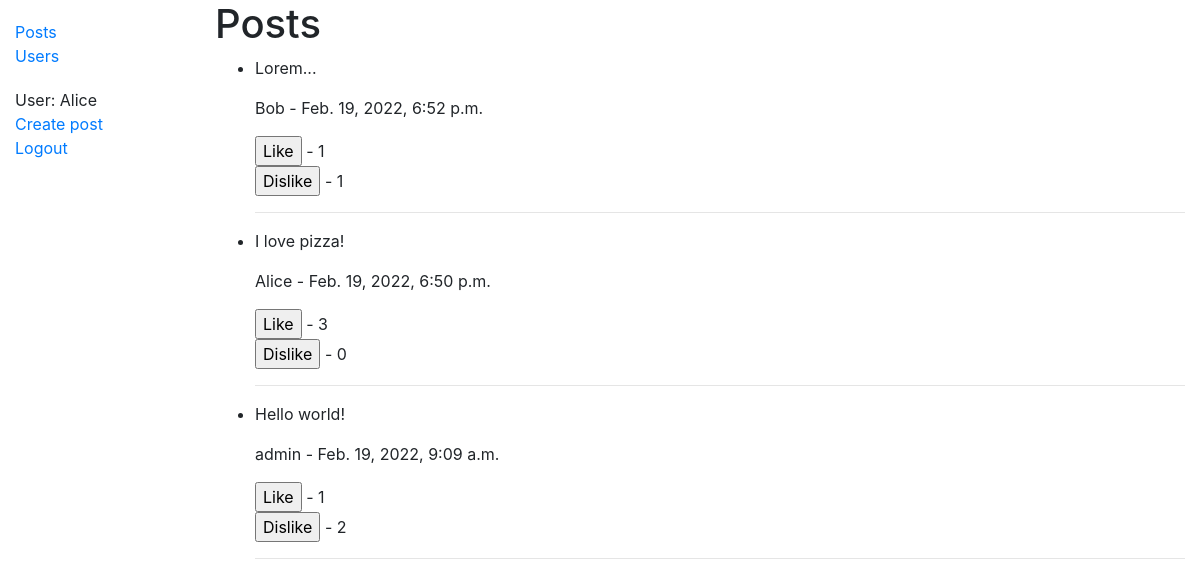
Screenshot of / (signed in) with the database file from the repository.
### posts/models.py (models this page shows, shortened)
class Post(models.Model):
    creator = models.ForeignKey(
        User,
        default=1,
        null=True,
        on_delete=models.SET_NULL
    )
    content = models.TextField(max_length=10000, help_text='Write new post')
    created = models.DateTimeField(auto_now_add=True)
    likes = models.ManyToManyField(
        User,
        through='LikeDate',
        blank=True,
        related_name='likes'
    )
    dislikes = models.ManyToManyField(User, blank=True,related_name='dislikes')
    class Meta:
        ordering = ['-created']

### posts/views.py (the view)
# urls.py: path('', views.PostListView.as_view(), name='index'),
class PostListView(generic.ListView):
    model = Post
    paginate_by = 10

### posts/templates/posts/post_list.html (shortened to what this page needs)
{% extends "base.html" %}
{% block content %}
    <h1>Posts</h1>
    {% if post_list %}
    <ul>
        {% for post in post_list %}
            <li>
                <p>{{ post.content }}</p>
                <p>{{ post.creator }} - {{ post.created }}</p>
                {% if user.is_authenticated %}
                    <form method="post" action="{% url 'like' post.pk %}">
                        <input type="submit" value="Like"> - {{ post.likes.all.count }}
                    </form>
                    <form method="POST" action="{% url 'dislike' post.pk %}">
                        <input type="submit" value="Dislike"> - {{ post.dislikes.all.count }}
                    </form>
                {% else %}
                    <p>Likes - {{ post.likes.all.count }}</p>
                    <p>Dislikes - {{ post.dislikes.all.count }}</p>
                {% endif %}
            </li>
            <hr>
        {% endfor %}
    </ul>
    {% else %}
        <p>There are no posts.</p>
    {% endif %}
{% endblock %}

### posts/templates/base.html (shortened to what this page needs)
<!DOCTYPE html>
<html lang="en">
    <head>
        <link rel="stylesheet" href="https://cdn.jsdelivr.net/npm/bootstrap@4.5.3/dist/css/bootstrap.min.css">
        {% load static %}
        <link rel="stylesheet" href="{% static 'css/styles.css' %}">
    </head>
    <body>
        <div class="container-fluid">
            <div class="row">
                <div class="col-sm-2">
                    {% block sidebar %}
                    <ul class="sidebar-nav">
                        <li><a href="{% url 'index' %}">Posts</a></li>
                        <li><a href="{% url 'user_list' %}">Users</a></li>
                    </ul>
                    <ul class="sidebar-nav">
                        {% if user.is_authenticated %}
                            <li>User: {{ user.get_username }}</li>
                            <li><a href="{% url 'post_create' %}">Create post</a></li>
                            <li><a href="{% url 'logout' %}?next={{request.path}}">Logout</a></li>
                        {% else %}
                            <li><a href="{% url 'login' %}?next={{request.path}}">Login</a></li>
                        {% endif %}
                    </ul>
                    {% endblock %}
                </div>
                <div class="col-sm-10">
                    {% block content %}{% endblock %}
                </div>
            </div>
        </div>
    </body>
</html>

### posts/static/css/styles.css (style rules this page uses)
.sidebar-nav { margin-top: 20px; padding: 0; list-style: none; }

### rows the page displays
Post: content "Lorem...", creator "Bob", created "Feb. 19, 2022, 6:52 p.m.", likes.all.count "1", dislikes.all.count "1"
Post: content "I love pizza!", creator "Alice", created "Feb. 19, 2022, 6:50 p.m.", likes.all.count "3", dislikes.all.count "0"
Post: content "Hello world!", creator "admin", created "Feb. 19, 2022, 9:09 a.m.", likes.all.count "1", dislikes.all.count "2"

### other values shown
{{ user.get_username }} "Alice"
